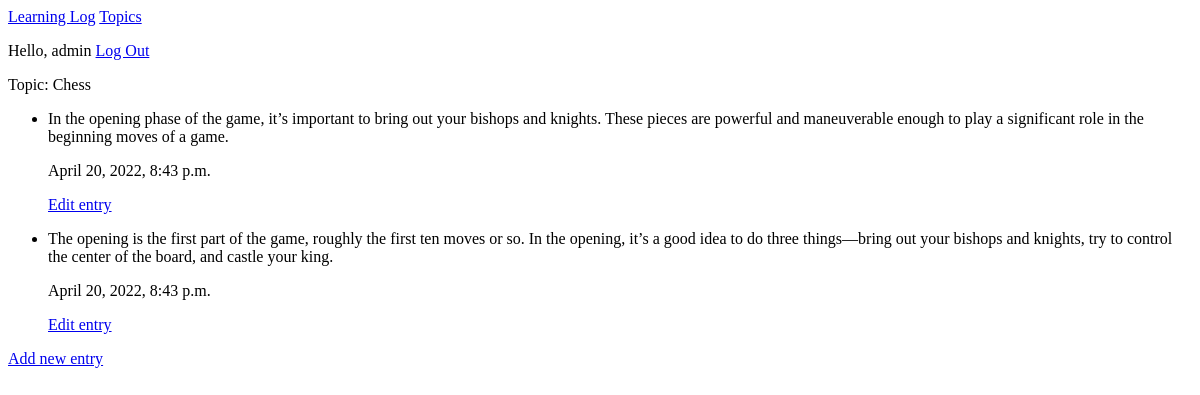
Before: /topics/1/ (signed in) with the older database file.
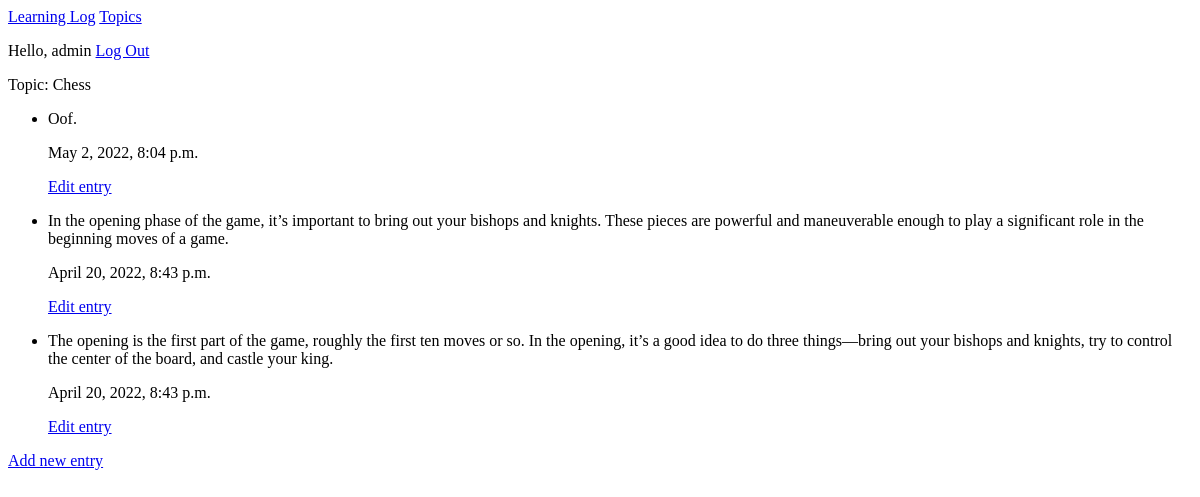
After: the same page with the newer database file.
### MainApp/models.py (models this page shows, shortened)
class Topic(models.Model):
    text = models.CharField(max_length=200)
    date_added = models.DateTimeField(auto_now_add=True)
    owner = models.ForeignKey(User, on_delete=models.CASCADE)
    def __str__(self):
        return self.text

class Entry(models.Model):
    topic = models.ForeignKey(Topic, on_delete=models.CASCADE)
    text = models.TextField()
    date_added = models.DateTimeField(auto_now_add=True)
    class Meta:
        verbose_name_plural = 'entries'

### MainApp/views.py (the view)
# urls.py: path('topics/<int:topic_id>/',views.topic, name='topic'),
@login_required
def topic(request, topic_id):
    topic = Topic.objects.get(id=topic_id)
    entries = topic.entry_set.order_by('-date_added')
    context = {'topic':topic, 'entries':entries}
    return render(request, 'MainApp/topic.html', context)

### MainApp/templates/mainapp/topic.html
{% extends "MainApp/base.html" %}
{% block content %}
<p>
    Topic: {{ topic }}
</p>
<ul>
    {% for e in entries %}
    <li>
        <p>
            {{ e.text }}
        </p>
        <p>{{ e.date_added }}
        </p>
        <p><a href="{% url 'MainApp:edit_entry' e.id %}">Edit entry</a></p>
    </li>
    {% empty %}
    <li>There are not any entries. </li>
    {% endfor %}
</ul>
<p><a href="{% url 'MainApp:new_entry' topic.id %}">Add new entry</a></p>
{% endblock content %}

### MainApp/templates/mainapp/base.html
<p>
    <a href="{% url 'MainApp:index' %}">Learning Log</a>
    <a href="{% url 'MainApp:topics' %}">Topics</a>
</p>
{% if user.is_authenticated %}
Hello, {{ user.username }}
<a href="{% url 'users:logout' %}">Log Out</a>
{% else %}
<a href="{% url 'users:register' %}">Register</a>
<a href="{% url 'users:login' %}">Log in</a>
{% endif %}
{% block content %}
{% endblock content %}

Changed rows visible on the page:
added Entry: text "Oof.", date_added "May 2, 2022, 8:04 p.m."
